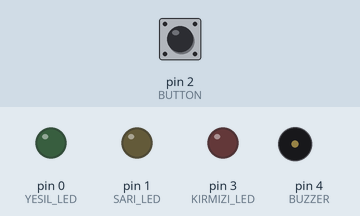
Recording of a sketch running on a simulated Arduino Uno, built with avr-gcc and run on an emulated ATmega328P. Parts: output pins drawn as LEDs (lit = HIGH), buzzer (waves = sounding, pin HIGH). Dashed ring = blinking. The inputs (shaded band) are chosen by the test bench; at power-on: pin 2 (BUTTON) HIGH.

Above: at 1.2 s.
1.3 s: pin 2 (BUTTON) pulled LOW for 0.15 s
At 1.8 s:
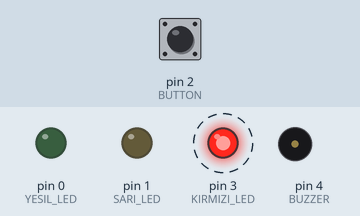
4.4 s: pin 2 (BUTTON) pulled LOW for 1 s
At 4.9 s:
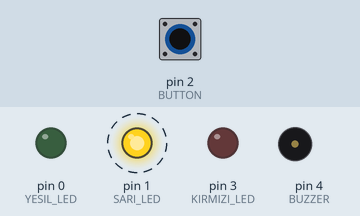
8.4 s: pin 2 (BUTTON) pulled LOW for 0.15 s
At 9.0 s:
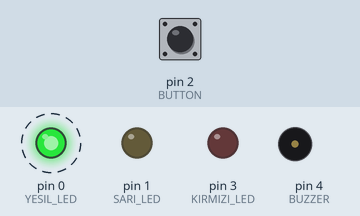
11.5 s: pin 2 (BUTTON) pulled LOW for 3.2 s
At 12.2 s:
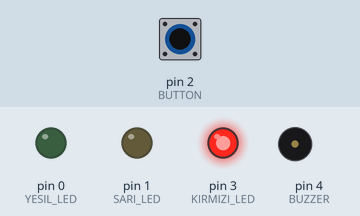
Timing chart, 0 to 17.2 s (numbered marks = the images above; inputs shaded):
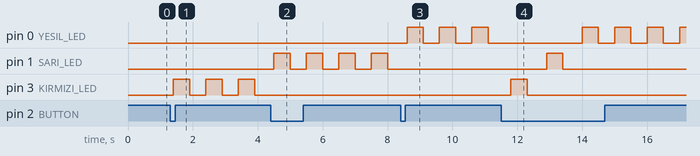

Measured:
- after the input at 1.3 s, pin 3 (KIRMIZI_LED): alternates HIGH for 0.50 s and LOW for 0.50 s, starting after 0.10 s
- after the input at 4.4 s, pin 1 (SARI_LED): alternates HIGH for 0.50 s and LOW for 0.50 s, starting after 0.10 s; pin 3 (KIRMIZI_LED): stops changing and stays LOW
- after the input at 8.4 s, pin 0 (YESIL_LED): alternates HIGH for 0.50 s and LOW for 0.50 s, starting after 0.20 s; pin 1 (SARI_LED): stops changing and stays LOW
- after the input at 11.5 s, pin 1 (SARI_LED): LOW → HIGH after 1.4 s, → LOW 0.50 s later; pin 3 (KIRMIZI_LED): LOW → HIGH after 0.30 s, → LOW 0.50 s later

The sketch:

02.butonlaSiraylaYananLed.ino
```cpp
#define KIRMIZI_LED 3
#define SARI_LED 1
#define YESIL_LED 0
#define BUZZER 4
#define BUTTON 2

int butonDurumu = 0;
int sonButonDurumu = 0;
int butonSayac = 0;

void setup() {
  pinMode(KIRMIZI_LED, OUTPUT);
  pinMode(SARI_LED, OUTPUT);
  pinMode(YESIL_LED, OUTPUT);
  pinMode(BUZZER, OUTPUT);
  pinMode(BUTTON, INPUT);
}

void loop() {
  butonDurumu = digitalRead(BUTTON);

  // Buton basili mi kontrol et
  if (butonDurumu == LOW) {
    butonSayac++;
    if (butonSayac > 4) {
      butonSayac = 1;  // 4'ten sonra sayaci sifirla
    }
    delay(100); // Gecikme ekle
  }
  sonButonDurumu = butonDurumu;

  switch (butonSayac) {
    case 1:
      LEDyak(KIRMIZI_LED);
      break;
    case 2:
      LEDyak(SARI_LED);
      break;
    case 3:
      LEDyak(YESIL_LED);
      break;
    case 4:
      LEDleriKapat();
      break;
  }
}

void LEDyak(int ledPin) {
  digitalWrite(ledPin, HIGH);
  delay(500);
  digitalWrite(ledPin, LOW);
  delay(500);
}

void LEDleriKapat() {
  digitalWrite(KIRMIZI_LED, LOW);
  digitalWrite(SARI_LED, LOW);
  digitalWrite(YESIL_LED, LOW);
}
```
